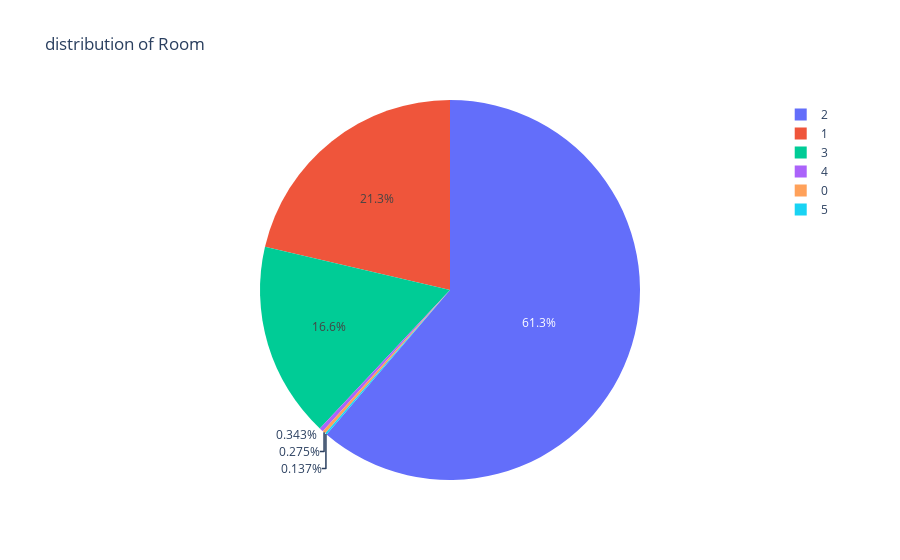
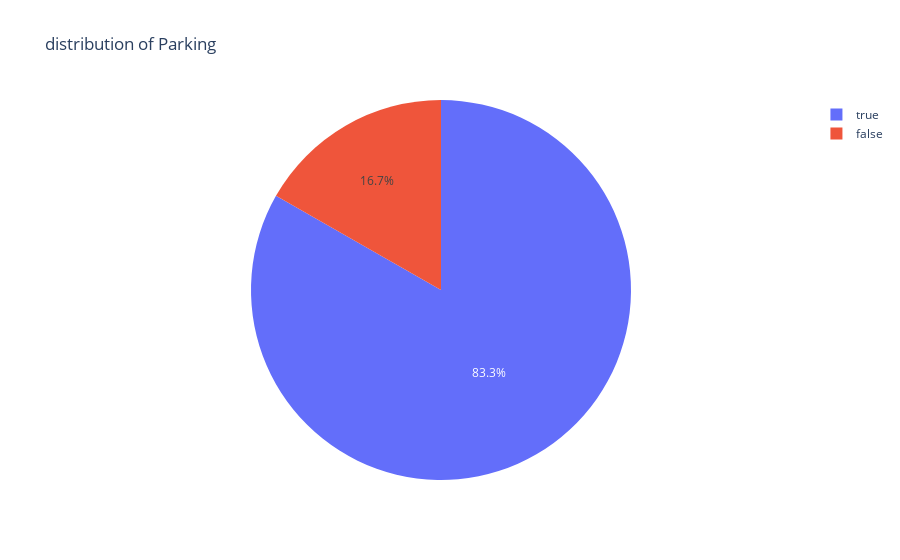
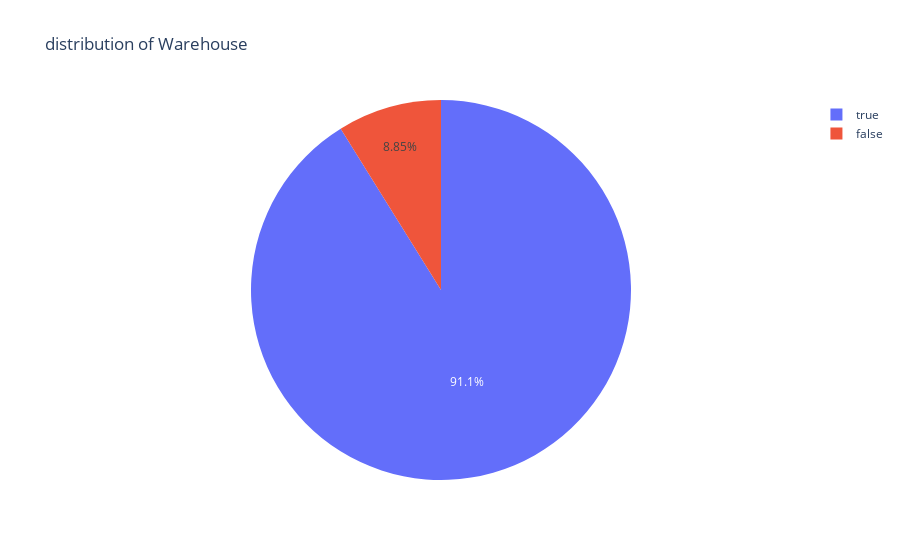
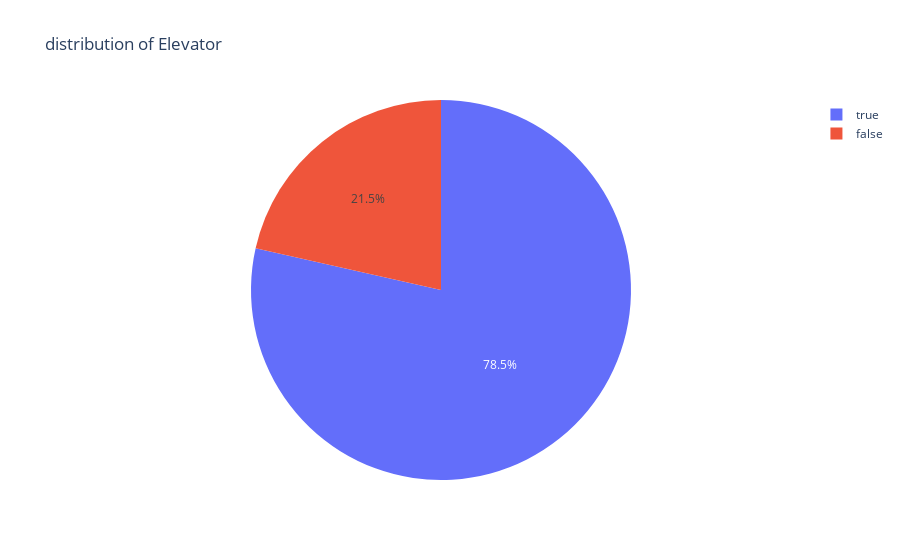

Notebook cell for these charts, in order:
### Code cell
for i in ['Room', 'Parking', 'Warehouse', 'Elevator']:
  fig= px.pie(df, names= i, title= f'distribution of {i}')
  fig.show()

### Figure 1 — Plotly figure (JSON) as saved in the notebook; plotly's stock layout.template omitted (floating-point values rounded to 4 significant figures; data arrays with more than 128 entries replaced by an {"elided": "..."} marker saying what was removed)
{"data": [{"domain": {"x": [0, 1], "y": [0, 1]}, "hovertemplate": "Room=%{label}<extra></extra>", "labels": {"elided": "2914 int values"}, "legendgroup": "", "name": "", "showlegend": true, "type": "pie"}], "layout": {"legend": {"tracegroupgap": 0}, "title": {"text": "distribution of Room"}}}

### Figure 2 — Plotly figure (JSON) as saved in the notebook; plotly's stock layout.template omitted (floating-point values rounded to 4 significant figures; data arrays with more than 128 entries replaced by an {"elided": "..."} marker saying what was removed)
{"data": [{"domain": {"x": [0, 1], "y": [0, 1]}, "hovertemplate": "Parking=%{label}<extra></extra>", "labels": {"elided": "2914 bool values"}, "legendgroup": "", "name": "", "showlegend": true, "type": "pie"}], "layout": {"legend": {"tracegroupgap": 0}, "title": {"text": "distribution of Parking"}}}

### Figure 3 — Plotly figure (JSON) as saved in the notebook; plotly's stock layout.template omitted (floating-point values rounded to 4 significant figures; data arrays with more than 128 entries replaced by an {"elided": "..."} marker saying what was removed)
{"data": [{"domain": {"x": [0, 1], "y": [0, 1]}, "hovertemplate": "Warehouse=%{label}<extra></extra>", "labels": {"elided": "2914 bool values"}, "legendgroup": "", "name": "", "showlegend": true, "type": "pie"}], "layout": {"legend": {"tracegroupgap": 0}, "title": {"text": "distribution of Warehouse"}}}

### Figure 4 — Plotly figure (JSON) as saved in the notebook; plotly's stock layout.template omitted (floating-point values rounded to 4 significant figures; data arrays with more than 128 entries replaced by an {"elided": "..."} marker saying what was removed)
{"data": [{"domain": {"x": [0, 1], "y": [0, 1]}, "hovertemplate": "Elevator=%{label}<extra></extra>", "labels": {"elided": "2914 bool values"}, "legendgroup": "", "name": "", "showlegend": true, "type": "pie"}], "layout": {"legend": {"tracegroupgap": 0}, "title": {"text": "distribution of Elevator"}}}
